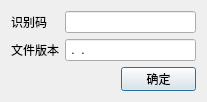
<?xml version="1.0" encoding="UTF-8"?>
<ui version="4.0">
 <class>FileHeadInfoDialog</class>
 <widget class="QDialog" name="FileHeadInfoDialog">
  <property name="geometry">
   <rect>
    <x>0</x>
    <y>0</y>
    <width>207</width>
    <height>100</height>
   </rect>
  </property>
  <property name="sizePolicy">
   <sizepolicy hsizetype="Fixed" vsizetype="Fixed">
    <horstretch>0</horstretch>
    <verstretch>0</verstretch>
   </sizepolicy>
  </property>
  <property name="windowTitle">
   <string>Dialog</string>
  </property>
  <layout class="QVBoxLayout" name="verticalLayout">
   <item>
    <layout class="QGridLayout" name="gridLayout">
     <item row="0" column="0">
      <widget class="QLabel" name="label">
       <property name="text">
        <string>识别码</string>
       </property>
      </widget>
     </item>
     <item row="1" column="0">
      <widget class="QLabel" name="label_2">
       <property name="text">
        <string>文件版本</string>
       </property>
      </widget>
     </item>
     <item row="0" column="1">
      <widget class="QLineEdit" name="FileIdentificationCodeLineEdit"/>
     </item>
     <item row="1" column="1">
      <widget class="QLineEdit" name="FileVersionLineEdit">
       <property name="inputMask">
        <string>0.00.00</string>
       </property>
      </widget>
     </item>
    </layout>
   </item>
   <item>
    <layout class="QHBoxLayout" name="horizontalLayout">
     <item>
      <widget class="QLabel" name="errorShowLabel">
       <property name="text">
        <string/>
       </property>
      </widget>
     </item>
     <item>
      <widget class="QPushButton" name="ConfirmBtn">
       <property name="sizePolicy">
        <sizepolicy hsizetype="Fixed" vsizetype="Fixed">
         <horstretch>0</horstretch>
         <verstretch>0</verstretch>
        </sizepolicy>
       </property>
       <property name="minimumSize">
        <size>
         <width>75</width>
         <height>24</height>
        </size>
       </property>
       <property name="maximumSize">
        <size>
         <width>75</width>
         <height>24</height>
        </size>
       </property>
       <property name="text">
        <string>确定</string>
       </property>
      </widget>
     </item>
    </layout>
   </item>
  </layout>
 </widget>
 <resources/>
 <connections/>
</ui>
